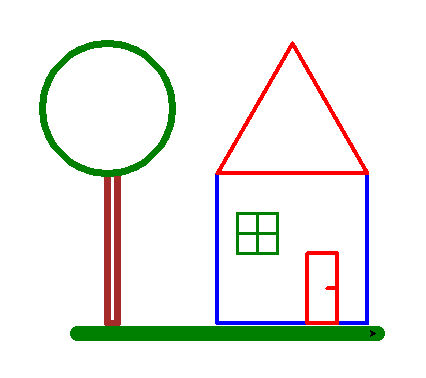

The Python source for this figure:
from turtle import *
t = Turtle()

t.speed(40)

t.pensize(4)
t.pencolor('blue')
t.forward(150)
t.left(90)
t.forward(150)
t.left(90)
t.forward(150)
t.left(90)
t.forward(150)
t.left(90)

t.penup()
t.right(90)
t.back(150)
t.left(90)
t.pendown()

t.pensize(4)
t.pencolor('red')
t.forward(150)
t.left(120)
t.forward(150)
t.left(120)
t.forward(150)
t.left(120)

# dessiner la fenêtre

t.penup()
t.right(90)
t.forward(80)
t.left(90)
t.forward(20)
t.pendown()

t.pensize(3)
t.pencolor('green')
t.forward(20)
t.left(90)
t.forward(20)
t.left(90)
t.forward(20)
t.left(90)
t.forward(20)
t.left(90)

t.penup()
t.forward(20)
t.pendown()

t.forward(20)
t.left(90)
t.forward(20)
t.left(90)
t.forward(20)
t.left(90)
t.forward(20)
t.left(90)

t.penup()
t.back(20)
t.left(90)
t.forward(20)
t.right(90)
t.pendown()

t.forward(20)
t.left(90)
t.forward(20)
t.left(90)
t.forward(20)
t.left(90)
t.forward(20)
t.left(90)

t.penup()
t.forward(20)
t.pendown()

t.forward(20)
t.left(90)
t.forward(20)
t.left(90)
t.forward(20)
t.left(90)
t.forward(20)
t.left(90)

# dessiner la porte

t.penup()
t.right(90)
t.forward(90)
t.left(90)
t.forward(50)
t.pendown()

t.pensize(4)
t.pencolor('red')
t.forward(30)
t.left(90)
t.forward(70)
t.left(90)
t.forward(30)
t.left(90)
t.forward(70)
t.left(90)

t.penup()
t.forward(30)
t.left(90)
t.forward(35)
t.right(90)
t.pendown()

t.back(10)

# dessiner un arbre
t.penup()
t.forward(10)
t.right(90)
t.forward(35)
t.right(90)
t.forward(230)
t.left(180)
t.pendown()

t.pensize(7)
t.pencolor('brown')
t.forward(10)
t.left(90)
t.forward(150)
t.left(90)
t.forward(10)
t.left(90)
t.forward(150)
t.left(90)

t.penup()
t.left(90)
t.forward(150)
t.right(90)
t.pendown()

t.pencolor('green')
t.circle(65,steps=100)


t.penup()
t.right(90)
t.forward(160)
t.left(90)
t.back(30)
t.pendown()


t.pencolor('green')
t.pensize(15)

t.forward(300)
